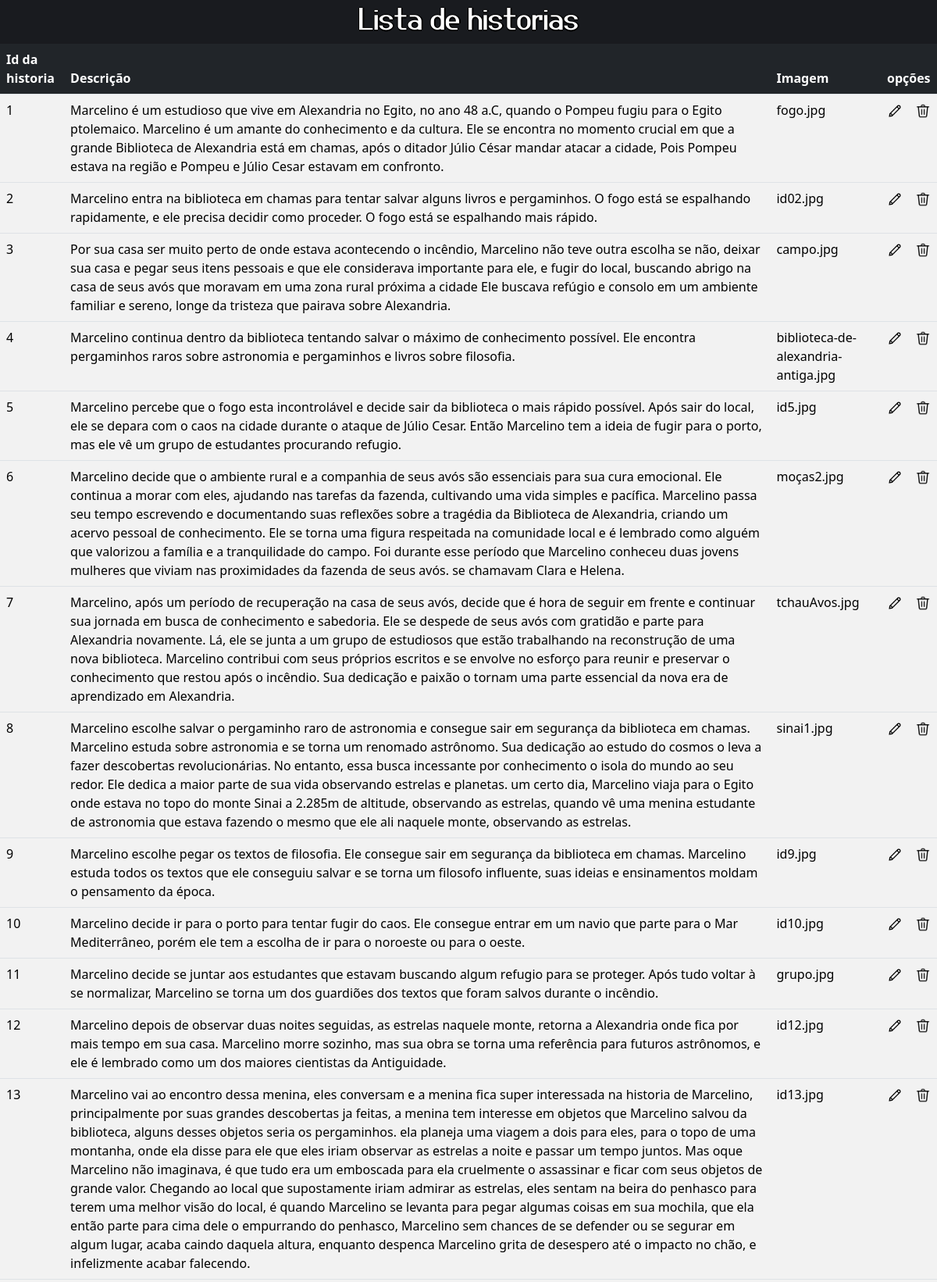
Screenshot of /listahist.php (upper part) with the database file from the repository.
### tables this page shows
CREATE TABLE IF NOT EXISTS `historia` (
  `id_historia` smallint NOT NULL,
  `descricao` text,
  `imagem` varchar(255) NOT NULL,
  PRIMARY KEY (`id_historia`)
);

### listahist.php (the view, shortened to what this page needs)
<?php
$conexao = conectar();
$sql = "SELECT * FROM historia";
$resultado = mysqli_query($conexao, $sql);
?>
<!DOCTYPE html>
<html lang="en">
<head>
    <link rel="stylesheet" href="index.css">
    <link href="https://cdn.jsdelivr.net/npm/bootstrap@5.3.2/dist/css/bootstrap.min.css" rel="stylesheet">
</head>
<body>
    <div class="titulo">
        <h1 font-size> Lista de historias</h1>
    </div>
    <table class="table table-striped">
        <tr>
            <thead>
                <th class="bg-dark text-white">Id da historia</th>
                <th class="bg-dark text-white">Descrição</th>
                <th class="bg-dark text-white">Imagem</th>
                <th class="bg-dark text-white" colspan=2>opções</th>
            </thead>
        </tr>
        <tr>
            <?php while ($dados = mysqli_fetch_assoc($resultado)) : ?>
                <tbody>
                    <td> <?php echo $dados['id_historia'] ?></td>
                    <td> <?php echo $dados['descricao'] ?></td>
                    <td> <?php echo $dados['imagem'] ?></td>
                    <?php
                    echo '<td> <a href="editarhist.php?id=' . $dados['id_historia'] . '"> <img src="imagens/editar.png" width="20" height="20"> </a> </td>';
                    echo '<td> <a href="excluirhistoria.php?id=' . $dados['id_historia'] . '"> <img src="imagens/excluir.png" width="20" height="20"> </a> </td>'; ?>
                </tbody>
            <?php endwhile ?>
    </table>
</body>
</html>

### index.css (style rules this page uses)
.titulo { color: rgb(255, 255, 255); justify-content: center; font-family: 'jupiteroid', 'Times', 'serif'; font-size: 50px; text-align: center; text-shadow: -1px 0 black, 0 2px black, 2px 0 black, 0 -1px black; }

### listahist.php (style rules this page uses)
BODY { background-color: #191b1f; }

### rows the page displays
historia: id_historia "1", descricao "Marcelino é um estudioso que vive em Alexandria no Egito, no ano 48 a.C, quando o Pompeu fugiu para o Egito ptolemaico. Marcelino é um amante do conhecimento e da cultura. Ele se encontra no momento crucial em que a grande Biblioteca de Alexandria está em chamas, após o ditador Júlio César mandar atacar a cidade, Pois Pompeu estava na região e Pompeu e Júlio Cesar estavam em confronto.", imagem "fogo.jpg"
historia: id_historia "2", descricao "Marcelino entra na biblioteca em chamas para tentar salvar alguns livros e pergaminhos. O fogo está se espalhando rapidamente, e ele precisa decidir como proceder. O fogo está se espalhando mais rápido.", imagem "id02.jpg"
historia: id_historia "3", descricao "Por sua casa ser muito perto de onde estava acontecendo o incêndio, Marcelino não teve outra escolha se não, deixar sua casa e pegar seus itens pessoais e que ele considerava importante para ele, e fugir do local, buscando abrigo na casa de seus avós que moravam em uma zona rural próxima a cidade Ele buscava refúgio e consolo em um ambiente familiar e sereno, longe da tristeza que pairava sobre Alexandria.", imagem "campo.jpg"
historia: id_historia "4", descricao "Marcelino continua dentro da biblioteca tentando salvar o máximo de conhecimento possível. Ele encontra pergaminhos raros sobre astronomia e pergaminhos e livros sobre filosofia.", imagem "biblioteca-de-alexandria-antiga.jpg"
historia: id_historia "5", descricao "Marcelino percebe que o fogo esta incontrolável e decide sair da biblioteca o mais rápido possível. Após sair do local, ele se depara com o caos na cidade durante o ataque de Júlio Cesar. Então Marcelino tem a ideia de fugir para o porto, mas ele vê um grupo de estudantes procurando refugio.", imagem "id5.jpg"
historia: id_historia "6", descricao "Marcelino decide que o ambiente rural e a companhia de seus avós são essenciais para sua cura emocional. Ele continua a morar com eles, ajudando nas tarefas da fazenda, cultivando uma vida simples e pacífica. Marcelino passa seu tempo escrevendo e documentando suas reflexões sobre a tragédia da Biblioteca de Alexandria, criando um acervo pessoal de conhecimento. Ele se torna uma figura respeitada na comunidade local e é lembrado como alguém que valorizou a família e a tranquilidade do campo. Foi durante esse período que Marcelino conheceu duas jovens mulheres que viviam nas proximidades da fazenda de seus avós. se chamavam Clara e Helena.", imagem "moças2.jpg"
historia: id_historia "7", descricao "Marcelino, após um período de recuperação na casa de seus avós, decide que é hora de seguir em frente e continuar sua jornada em busca de conhecimento e sabedoria. Ele se despede de seus avós com gratidão e parte para Alexandria novamente. Lá, ele se junta a um grupo de estudiosos que estão trabalhando na reconstrução de uma nova biblioteca. Marcelino contribui com seus próprios escritos e se envolve no esforço para reunir e preservar o conhecimento que restou após o incêndio. Sua dedicação e paixão o tornam uma parte essencial da nova era de aprendizado em Alexandria.", imagem "tchauAvos.jpg"
historia: id_historia "8", descricao "Marcelino escolhe salvar o pergaminho raro de astronomia e consegue sair em segurança da biblioteca em chamas. Marcelino estuda sobre astronomia e se torna um renomado astrônomo. Sua dedicação ao estudo do cosmos o leva a fazer descobertas revolucionárias. No entanto, essa busca incessante por conhecimento o isola do mundo ao seu redor. Ele dedica a maior parte de sua vida observando estrelas e planetas. um certo dia, Marcelino viaja para o Egito onde estava no topo do monte Sinai a 2.285m de altitude, observando as estrelas, quando vê uma menina estudante de astronomia que estava fazendo o mesmo que ele ali naquele monte, observando as estrelas.", imagem "sinai1.jpg"
historia: id_historia "9", descricao "Marcelino escolhe pegar os textos de filosofia. Ele consegue sair em segurança da biblioteca em chamas. Marcelino estuda todos os textos que ele conseguiu salvar e se torna um filosofo influente, suas ideias e ensinamentos moldam o pensamento da época.", imagem "id9.jpg"
historia: id_historia "10", descricao "Marcelino decide ir para o porto para tentar fugir do caos. Ele consegue entrar em um navio que parte para o Mar Mediterrâneo, porém ele tem a escolha de ir para o noroeste ou para o oeste.", imagem "id10.jpg"
historia: id_historia "11", descricao "Marcelino decide se juntar aos estudantes que estavam buscando algum refugio para se proteger. Após tudo voltar à se normalizar, Marcelino se torna um dos guardiões dos textos que foram salvos durante o incêndio.", imagem "grupo.jpg"
historia: id_historia "12", descricao "Marcelino depois de observar duas noites seguidas, as estrelas naquele monte, retorna a Alexandria onde fica por mais tempo em sua casa. Marcelino morre sozinho, mas sua obra se torna uma referência para futuros astrônomos, e ele é lembrado como um dos maiores cientistas da Antiguidade.", imagem "id12.jpg"
historia: id_historia "13", descricao "Marcelino vai ao encontro dessa menina, eles conversam e a menina fica super interessada na historia de Marcelino, principalmente por suas grandes descobertas ja feitas, a menina tem interesse em objetos que Marcelino salvou da biblioteca, alguns desses objetos seria os pergaminhos. ela planeja uma viagem a dois para eles, para o topo de uma montanha, onde ela disse para ele que eles iriam observar as estrelas a noite e passar um tempo juntos. Mas oque Marcelino não imaginava, é que tudo era um emboscada para ela cruelmente o assassinar e ficar com seus objetos de grande valor. Chegando ao local que supostamente iriam admirar as estrelas, eles sentam na beira do penhasco para terem uma…", imagem "id13.jpg"
